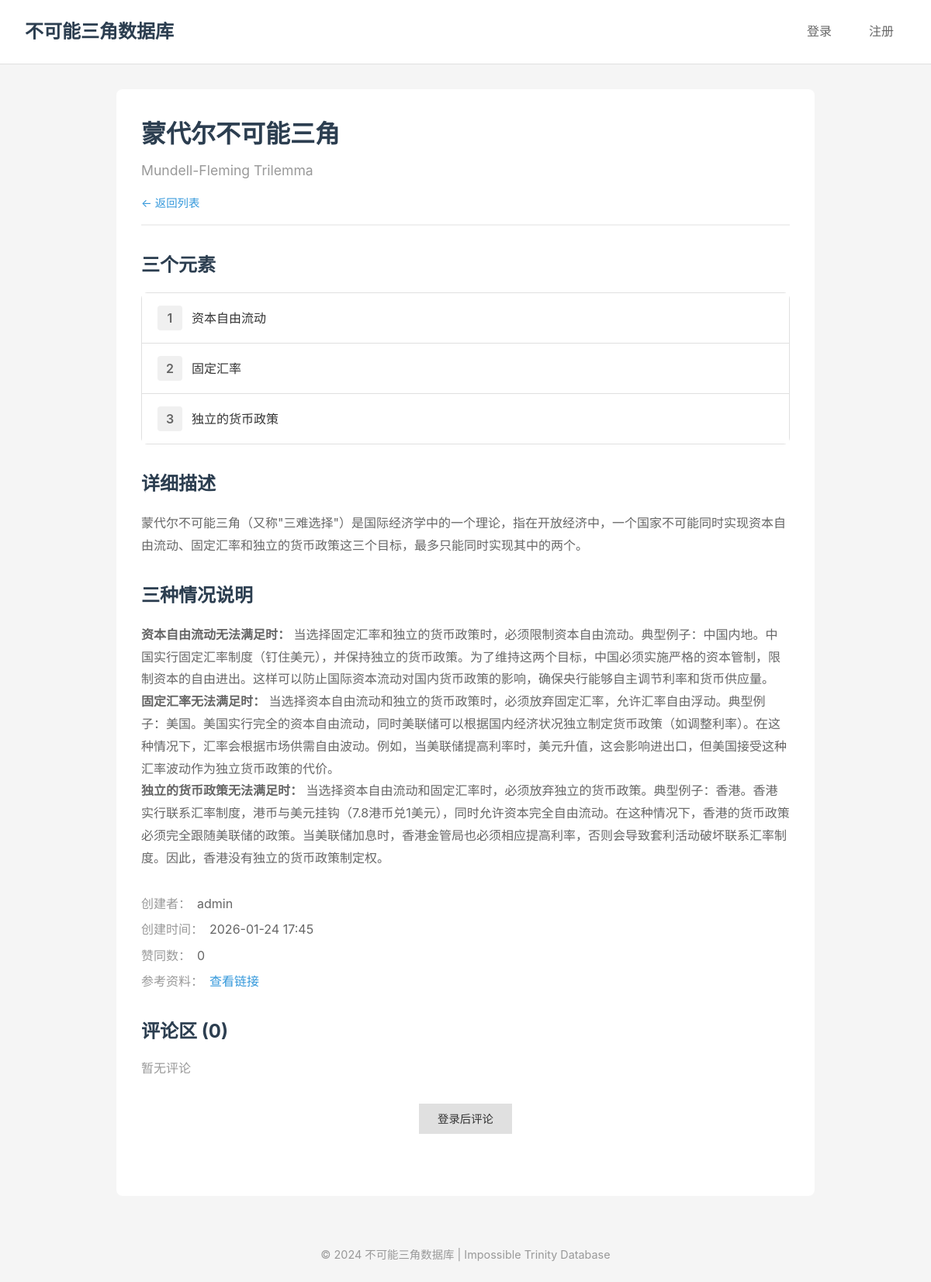
/detail/1, run on the app's committed database.
### models.py (models this page shows)
class ImpossibleTrinity(db.Model):
    id = db.Column(db.Integer, primary_key=True)
    name = db.Column(db.String(200), nullable=False)
    name_en = db.Column(db.String(200), default='Impossible Trinity')
    field = db.Column(db.String(100), nullable=False)
    element1 = db.Column(db.String(100), nullable=False)
    element2 = db.Column(db.String(100), nullable=False)
    element3 = db.Column(db.String(100), nullable=False)
    description = db.Column(db.Text, nullable=False)
    created_at = db.Column(db.DateTime, default=datetime.utcnow)
    agree_count = db.Column(db.Integer, default=0)
    hyperlink = db.Column(db.String(500))
    feature_image_url = db.Column(db.String(500))
    element1_image_url = db.Column(db.String(500))
    element2_image_url = db.Column(db.String(500))
    element3_image_url = db.Column(db.String(500))
    updated_at = db.Column(db.DateTime, default=datetime.utcnow, onupdate=datetime.utcnow)
    element1_sacrifice_explanation = db.Column(db.Text)
    element2_sacrifice_explanation = db.Column(db.Text)
    element3_sacrifice_explanation = db.Column(db.Text)
    creator_id = db.Column(db.Integer, db.ForeignKey('user.id'), nullable=False)
    comments = db.relationship('Comment', backref='it', lazy=True, cascade='all, delete-orphan')

class User(UserMixin, db.Model):
    id = db.Column(db.Integer, primary_key=True)
    username = db.Column(db.String(80), unique=True, nullable=False)
    password_hash = db.Column(db.String(128), nullable=False)
    is_admin = db.Column(db.Boolean, default=False)
    created_at = db.Column(db.DateTime, default=datetime.utcnow)
    created_its = db.relationship('ImpossibleTrinity', backref='creator', lazy=True)
    comments = db.relationship('Comment', backref='author', lazy=True)

### app.py (the view)
@app.route('/detail/<int:id>')
def detail(id):
    it = ImpossibleTrinity.query.get_or_404(id)
    return render_template('detail.html', it=it)

### app.py (called while the page is built)
@app.context_processor
def inject_user():
    return dict(current_user=current_user)

### templates/detail.html (shortened to what this page needs)
{% extends "base.html" %}
{% block content %}
<div class="detail-page">
    <div class="detail-body">
        <div class="detail-header">
            <h1 class="detail-title">{{ it.name }}</h1>
            <p class="detail-subtitle">{{ it.name_en }}</p>
            <a href="{{ url_for('index') }}" class="back-link">← 返回列表</a>
        </div>
        <div class="elements-section">
            <h2>三个元素</h2>
            <div class="elements-grid">
                {% if it.element1_image_url %}
                    <div class="element-item">
                        <img src="{{ it.element1_image_url }}" alt="元素1" class="element-image" onerror="this.style.display='none'">
                        <div class="element-content">
                            <span class="element-number">1</span>
                            <p class="element-text">{{ it.element1 }}</p>
                        </div>
                    </div>
                {% else %}
                    <div class="element-item">
                        <div class="element-content">
                            <span class="element-number">1</span>
                            <p class="element-text">{{ it.element1 }}</p>
                        </div>
                    </div>
                {% endif %}
                {% if it.element2_image_url %}
                    <div class="element-item">
                        <img src="{{ it.element2_image_url }}" alt="元素2" class="element-image" onerror="this.style.display='none'">
                        <div class="element-content">
                            <span class="element-number">2</span>
                            <p class="element-text">{{ it.element2 }}</p>
                        </div>
                    </div>
                {% else %}
                    <div class="element-item">
                        <div class="element-content">
                            <span class="element-number">2</span>
                            <p class="element-text">{{ it.element2 }}</p>
                        </div>
                    </div>
                {% endif %}
                {% if it.element3_image_url %}
                    <div class="element-item">
                        <img src="{{ it.element3_image_url }}" alt="元素3" class="element-image" onerror="this.style.display='none'">
                        <div class="element-content">
                            <span class="element-number">3</span>
                            <p class="element-text">{{ it.element3 }}</p>
                        </div>
                    </div>
                {% else %}
                    <div class="element-item">
                        <div class="element-content">
                            <span class="element-number">3</span>
                            <p class="element-text">{{ it.element3 }}</p>
                        </div>
                    </div>
                {% endif %}
            </div>
        </div>
        <div class="description-section">
            <h2>详细描述</h2>
            <p class="description-text">{{ it.description }}</p>
        </div>
        <div class="description-section">
            <h2>三种情况说明</h2>
            <p class="description-text">
                <strong>{{ it.element1 }}无法满足时：</strong>
                {{ it.element1_sacrifice_explanation or '暂无说明' }}
            </p>
            <p class="description-text">
                <strong>{{ it.element2 }}无法满足时：</strong>
                {{ it.element2_sacrifice_explanation or '暂无说明' }}
            </p>
            <p class="description-text">
                <strong>{{ it.element3 }}无法满足时：</strong>
                {{ it.element3_sacrifice_explanation or '暂无说明' }}
            </p>
        </div>
        <div class="meta-section">
            <div class="meta-item">
                <span class="meta-label">创建者：</span>
                <span class="meta-value">{{ it.creator.username }}</span>
            </div>
            <div class="meta-item">
                <span class="meta-label">创建时间：</span>
                <span class="meta-value">{{ it.created_at.strftime('%Y-%m-%d %H:%M') }}</span>
            </div>
            <div class="meta-item">
                <span class="meta-label">赞同数：</span>
                <span class="meta-value">{{ it.agree_count }}</span>
            </div>
            {% if it.hyperlink %}
                <div class="meta-item">
                    <span class="meta-label">参考资料：</span>
                    <a href="{{ it.hyperlink }}" target="_blank" class="meta-link">查看链接</a>
                </div>
            {% endif %}
        </div>
        <div class="comments-section">
            <h2>评论区 ({{ it.comments|length }})</h2>
            {% if it.comments %}
                <div class="comments-list">
                    {% for comment in it.comments %}
                        <div class="comment-item">
                            <div class="comment-header">
                                <span class="comment-author">{{ comment.author.username }}</span>
                                <span class="comment-time">{{ comment.created_at.strftime('%Y-%m-%d %H:%M') }}</span>
                                {% if current_user.is_authenticated and current_user.is_admin %}
                                    <form action="{{ url_for('delete_comment', id=comment.id) }}" method="POST" class="inline-form">
                                        <button type="submit" class="btn-small btn-delete" onclick="return confirm('确定删除此评论？')">删除</button>
                                    </form>
                                {% endif %}
                            </div>
                            <p class="comment-content">{{ comment.content }}</p>
                        </div>
                    {% endfor %}
                </div>
            {% else %}
                <p class="no-comments">暂无评论</p>
            {% endif %}
            {% if current_user.is_authenticated %}
                <div class="comment-form">
                    <h3>添加评论</h3>
                    <form action="{{ url_for('add_comment', id=it.id) }}" method="POST">
                        <textarea name="content" placeholder="写下你的评论..." required></textarea>
                        <button type="submit" class="btn btn-primary">发表评论</button>
                    </form>
                </div>
            {% else %}
                <div class="comment-prompt">
                    <a href="{{ url_for('login') }}" class="btn btn-secondary">登录后评论</a>
                </div>
            {% endif %}
        </div>
    </div>
</div>
{% endblock %}

### templates/base.html (shortened to what this page needs)
<!DOCTYPE html>
<html lang="zh-CN">
<head>
    <link rel="stylesheet" href="{{ url_for('static', filename='css/style.css') }}">
</head>
<body>
    <header class="main-header">
        <div class="header-content">
            <div class="header-info">
                <a href="{{ url_for('index') }}" class="site-title">不可能三角数据库</a>
            </div>
            <nav class="main-nav">
                {% if current_user.is_authenticated %}
                    <a href="{{ url_for('dashboard') }}" class="nav-link">管理</a>
                    <a href="{{ url_for('add_it') }}" class="nav-link">添加IT</a>
                    <a href="{{ url_for('logout') }}" class="nav-link">退出</a>
                    <span class="user-info">{{ current_user.username }}</span>
                {% else %}
                    <a href="{{ url_for('login') }}" class="nav-link">登录</a>
                    <a href="{{ url_for('register') }}" class="nav-link">注册</a>
                {% endif %}
            </nav>
        </div>
    </header>
    <main class="main-content">
        {% block content %}{% endblock %}
    </main>
    <footer class="main-footer">
        <p>&copy; 2024 不可能三角数据库 | Impossible Trinity Database</p>
    </footer>
</body>
</html>

### static/css/style.css (style rules this page uses)
* { margin: 0; padding: 0; box-sizing: border-box; }
body { font-family: -apple-system, BlinkMacSystemFont, "Segoe UI", Roboto, "Helvetica Neue", Arial, sans-serif; line-height: 1.6; color: #333; background: #f5f5f5; }
.main-header { background: #fff; padding: 1.25rem 2rem; border-bottom: 1px solid #e0e0e0; }
.header-content { display: flex; align-items: center; justify-content: space-between; gap: 1.5rem; width: 100%; max-width: 1400px; margin: 0 auto; }
.header-info { display: flex; align-items: center; gap: 1rem; flex-wrap: wrap; }
.header-info .site-title { font-size: 1.5rem; color: #2c3e50; font-weight: 700; margin: 0; text-decoration: none; cursor: pointer; transition: color 0.2s; }
.detail-header { display: flex; flex-direction: column; gap: 0.5rem; margin-bottom: 2rem; padding-bottom: 1rem; border-bottom: 2px solid #f0f0f0; }
.detail-header .detail-title { font-size: 2rem; color: #2c3e50; font-weight: 700; margin: 0; }
.detail-header .detail-subtitle { color: #999; font-size: 1.1rem; margin: 0; }
.detail-header .back-link { color: #3498db; text-decoration: none; font-size: 0.9rem; display: inline-flex; align-items: center; align-self: flex-start; margin-top: 0.5rem; }
.main-nav { display: flex; align-items: center; gap: 1rem; margin-left: auto; }
.nav-link { color: #666; text-decoration: none; padding: 0.5rem 1rem; transition: color 0.2s; }
.main-content { max-width: 1400px; margin: 0 auto; padding: 2rem; min-height: calc(100vh - 200px); }
.btn { display: inline-block; padding: 0.5rem 1.5rem; text-decoration: none; cursor: pointer; transition: all 0.2s; font-size: 0.9rem; border: none; }
.btn-secondary { background: #e0e0e0; color: #333; }
.detail-page { max-width: 900px; margin: 0 auto; }
.detail-body { background: #fff; padding: 2rem; border-radius: 8px; }
.description-section, .elements-section, .meta-section, .actions-section, .comments-section { margin-bottom: 2rem; }
.description-section h2, .elements-section h2, .comments-section h2 { font-size: 1.5rem; color: #2c3e50; margin-bottom: 1rem; }
.description-text { color: #666; line-height: 1.8; }
.elements-grid { display: flex; flex-direction: column; gap: 0; border: 1px solid #e0e0e0; border-radius: 8px; overflow: visible; }
.element-item { display: flex; align-items: center; gap: 1rem; padding: 1rem 1.25rem; border-bottom: 1px solid #e0e0e0; background: #fff; }
.element-item:last-child { border-bottom: none; }
.element-content { display: flex; align-items: center; gap: 0.75rem; flex: 1; }
.element-number { display: inline-flex; align-items: center; justify-content: center; width: 32px; height: 32px; min-width: 32px; font-size: 1rem; font-weight: 600; color: #666; background: #f0f0f0; border-radius: 4px; }
.element-text { font-size: 1rem; font-weight: 500; color: #333; margin: 0; }
.meta-item { display: flex; gap: 0.5rem; margin-bottom: 0.5rem; }
.meta-label { color: #999; font-weight: 500; }
.meta-value { color: #666; }
.meta-link { color: #3498db; text-decoration: none; }
.no-comments { color: #999; margin-bottom: 1rem; }
.comment-prompt { text-align: center; padding: 1rem; }
.main-footer { text-align: center; padding: 2rem; color: #999; font-size: 0.9rem; }

### data on the page
ImpossibleTrinity: name "蒙代尔不可能三角", name_en "Mundell-Fleming Trilemma", element1 "资本自由流动", element2 "固定汇率", element3 "独立的货币政策", description "蒙代尔不可能三角（又称\"三难选择\"）是国际经济学中的一个理论，指在开放经济中，一个国家不可能同时实现资本自由流动、固定汇率和独立的货币政策这三个目标，最多只能同时实现其中的两个。", element1_sacrifice_explanation "当选择固定汇率和独立的货币政策时，必须限制资本自由流动。典型例子：中国内地。中国实行固定汇率制度（钉住美元），并保持独立的货币政策。为了维持这两个目标，中国必须实施严格的资本管制，限制资本的自由进出。这样可以防止国际资本流动对国内货币政策的影响，确保央行能够自主调节利率和货币供应量。", element2_sacrifice_explanation "当选择资本自由流动和独立的货币政策时，必须放弃固定汇率，允许汇率自由浮动。典型例子：美国。美国实行完全的资本自由流动，同时美联储可以根据国内经济状况独立制定货币政策（如调整利率）。在这种情况下，汇率会根据市场供需自由波动。例如，当美联储提高利率时，美元升值，这会影响进出口，但美国接受这种汇率波动作为独立货币政策的代价。", element3_sacrifice_explanation "当选择资本自由流动和固定汇率时，必须放弃独立的货币政策。典型例子：香港。香港实行联系汇率制度，港币与美元挂钩（7.8港币兑1美元），同时允许资本完全自由流动。在这种情况下，香港的货币政策必须完全跟随美联储的政策。当美联储加息时，香港金管局也必须相应提高利率，否则会导致套利活动破坏联系汇率制度。因此，香港没有独立的货币政策制定权。", created_at "2026-01-24 17:45", agree_count "0"
User: creator.username "admin"

### other printed values
{{ it.comments|length }} "0"
